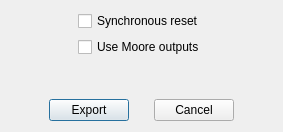
<ui version="4.0" >
 <class>ExportAHDLDlg</class>
 <widget class="QDialog" name="ExportAHDLDlg" >
  <property name="geometry" >
   <rect>
    <x>0</x>
    <y>0</y>
    <width>283</width>
    <height>132</height>
   </rect>
  </property>
  <property name="windowTitle" >
   <string>AHDL Export Options</string>
  </property>
  <layout class="QVBoxLayout" >
   <item>
    <layout class="QHBoxLayout" >
     <item>
      <spacer>
       <property name="orientation" >
        <enum>Qt::Horizontal</enum>
       </property>
       <property name="sizeType" >
        <enum>QSizePolicy::Expanding</enum>
       </property>
       <property name="sizeHint" >
        <size>
         <width>67</width>
         <height>20</height>
        </size>
       </property>
      </spacer>
     </item>
     <item>
      <layout class="QVBoxLayout" >
       <item>
        <widget class="QCheckBox" name="cb_synchreset" >
         <property name="text" >
          <string>Synchronous reset</string>
         </property>
        </widget>
       </item>
       <item>
        <widget class="QCheckBox" name="cb_usemoore" >
         <property name="text" >
          <string>Use Moore outputs</string>
         </property>
        </widget>
       </item>
      </layout>
     </item>
     <item>
      <spacer>
       <property name="orientation" >
        <enum>Qt::Horizontal</enum>
       </property>
       <property name="sizeType" >
        <enum>QSizePolicy::Expanding</enum>
       </property>
       <property name="sizeHint" >
        <size>
         <width>66</width>
         <height>20</height>
        </size>
       </property>
      </spacer>
     </item>
    </layout>
   </item>
   <item>
    <spacer>
     <property name="orientation" >
      <enum>Qt::Vertical</enum>
     </property>
     <property name="sizeType" >
      <enum>QSizePolicy::Expanding</enum>
     </property>
     <property name="sizeHint" >
      <size>
       <width>20</width>
       <height>16</height>
      </size>
     </property>
    </spacer>
   </item>
   <item>
    <layout class="QHBoxLayout" >
     <item>
      <spacer>
       <property name="orientation" >
        <enum>Qt::Horizontal</enum>
       </property>
       <property name="sizeType" >
        <enum>QSizePolicy::Expanding</enum>
       </property>
       <property name="sizeHint" >
        <size>
         <width>40</width>
         <height>20</height>
        </size>
       </property>
      </spacer>
     </item>
     <item>
      <widget class="QPushButton" name="pb_export" >
       <property name="text" >
        <string>Export</string>
       </property>
       <property name="default" >
        <bool>true</bool>
       </property>
      </widget>
     </item>
     <item>
      <spacer>
       <property name="orientation" >
        <enum>Qt::Horizontal</enum>
       </property>
       <property name="sizeType" >
        <enum>QSizePolicy::Expanding</enum>
       </property>
       <property name="sizeHint" >
        <size>
         <width>20</width>
         <height>16</height>
        </size>
       </property>
      </spacer>
     </item>
     <item>
      <widget class="QPushButton" name="pb_cancel" >
       <property name="text" >
        <string>Cancel</string>
       </property>
      </widget>
     </item>
     <item>
      <spacer>
       <property name="orientation" >
        <enum>Qt::Horizontal</enum>
       </property>
       <property name="sizeType" >
        <enum>QSizePolicy::Expanding</enum>
       </property>
       <property name="sizeHint" >
        <size>
         <width>40</width>
         <height>20</height>
        </size>
       </property>
      </spacer>
     </item>
    </layout>
   </item>
  </layout>
 </widget>
 <layoutdefault spacing="6" margin="11" />
 <pixmapfunction>qPixmapFromMimeSource</pixmapfunction>
 <resources/>
 <connections>
  <connection>
   <sender>cb_synchreset</sender>
   <signal>clicked()</signal>
   <receiver>ExportAHDLDlg</receiver>
   <slot>syncResetClicked()</slot>
   <hints>
    <hint type="sourcelabel" >
     <x>20</x>
     <y>20</y>
    </hint>
    <hint type="destinationlabel" >
     <x>20</x>
     <y>20</y>
    </hint>
   </hints>
  </connection>
  <connection>
   <sender>pb_export</sender>
   <signal>clicked()</signal>
   <receiver>ExportAHDLDlg</receiver>
   <slot>accept()</slot>
   <hints>
    <hint type="sourcelabel" >
     <x>20</x>
     <y>20</y>
    </hint>
    <hint type="destinationlabel" >
     <x>20</x>
     <y>20</y>
    </hint>
   </hints>
  </connection>
  <connection>
   <sender>pb_cancel</sender>
   <signal>clicked()</signal>
   <receiver>ExportAHDLDlg</receiver>
   <slot>reject()</slot>
   <hints>
    <hint type="sourcelabel" >
     <x>20</x>
     <y>20</y>
    </hint>
    <hint type="destinationlabel" >
     <x>20</x>
     <y>20</y>
    </hint>
   </hints>
  </connection>
  <connection>
   <sender>cb_usemoore</sender>
   <signal>clicked()</signal>
   <receiver>ExportAHDLDlg</receiver>
   <slot>useMooreClicked()</slot>
   <hints>
    <hint type="sourcelabel" >
     <x>20</x>
     <y>20</y>
    </hint>
    <hint type="destinationlabel" >
     <x>20</x>
     <y>20</y>
    </hint>
   </hints>
  </connection>
 </connections>
</ui>
